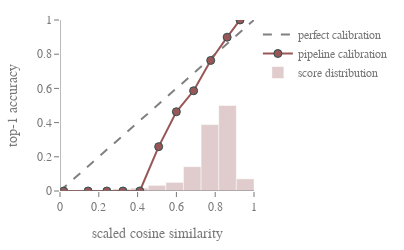
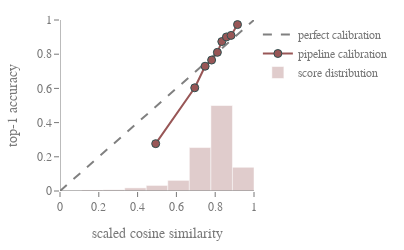

Source (notebook cell) for these figures, in order:
### Code cell
import numpy as np
import pandas as pd
import plotly.graph_objects as go
from sklearn.calibration import calibration_curve


def plot_score_calibration(results_path="all_stats.csv", n_bins=10, top_k=5, strategy="uniform"):
    """
    Creates a calibration plot for best scores showing the relationship between
    predicted similarity scores and actual success rates.

    Args:
        results_path (str): Path to the CSV file with results
        n_bins (int): Number of bins for calibration curve
    """
    # Read and preprocess data
    stats = pd.read_csv(results_path)
    stats = stats[stats["best_score"] != 0]

    # Calculate calibration curve
    # Using Top 5 as the binary outcome and best_score as the prediction
    y_true = stats[f"{top_k}"].astype(bool)
    y_pred = stats["best_score"]
    # scale to 0-1
    y_pred = (y_pred - y_pred.min()) / (y_pred.max() - y_pred.min())
    prob_true, prob_pred = calibration_curve(y_true, y_pred, n_bins=n_bins, strategy=strategy)

    # Create the calibtion plot
    fig = go.Figure()

    # Add perfect calibration line
    fig.add_trace(
        go.Scatter(
            x=[0, 1], y=[0, 1], mode="lines", name="perfect calibration", line={"dash": "dash", "color": "gray"}, showlegend=True
        )
    )

    # Add calibration curve
    fig.add_trace(
        go.Scatter(
            x=prob_pred,
            y=prob_true,
            mode="lines+markers",
            name="pipeline calibration",
            line={"color": "rgb(152, 86, 86)"},
            marker={"size": 8, "color": "rgb(152, 86, 86)", "line": {"width": 1, "color": "DarkSlateGrey"}},
            showlegend=True,
        )
    )
    sizing = 250
    # Update layout
    fig.update_layout(
        font_family="CMU Sans Serif",
        plot_bgcolor="white",
        width=sizing * 1.6180339887,
        height=sizing,
        margin={"l": 0, "r": 0, "t": 0, "b": 0},
        xaxis={
            "title": "scaled cosine similarity",
            "range": [0, 1],
            "tickvals": np.arange(0, 1.1, 0.2),
        },
        yaxis={
            "title": f"top-{top_k} accuracy",
            "range": [0, 1],
            "tickvals": np.arange(0, 1.1, 0.2),
        },
    )
    fig.update_yaxes(
        showgrid=False,
        gridcolor="rgba(173, 216, 230, 0.3)",
        zeroline=False,
        showline=False,
        ticks="outside",
        tickwidth=1,
        tickcolor="rgb(120, 120, 120)",
        ticklen=5,
    )
    fig.update_xaxes(
        showgrid=False,
        gridcolor="rgba(173, 216, 230, 0.3)",
        zeroline=False,
        showline=False,
        ticks="outside",
        tickwidth=1,
        tickcolor="rgb(120, 120, 120)",
        ticklen=5,
    )

    # rotate x-ticks
    # fig.update_xaxes(tickangle=60)
    # Add histogram of predictions as small bars at bottom
    hist, bins = np.histogram(y_pred, bins=n_bins, range=(0, 1))
    hist = hist / hist.max() * 0.5  # Normalize to 10% of plot height

    # compute the accuracy of the calibration
    # accuracy = np.abs(prob_true - prob_pred).mean()
    # add text to the plot
    # fig.add_annotation(
    #     x=0.5,
    #     y=0.1,
    #     text=f"Calibration accuracy: {accuracy:.3f}",
    #     showarrow=False,
    #     font={"size": 12, "color": "black"},
    # )
    fig.update_layout(
        template="plotly_white",
        width=sizing * 1.618,
        height=sizing,
        margin={"l": 40, "r": 20, "t": 20, "b": 40},
        plot_bgcolor="white",
        font={"color": "rgb(120, 120, 120)"},
        bargap=0.15,
        bargroupgap=0.03,
        shapes=[
            # Add x-axis line
            {
                "type": "line",
                "xref": "paper",
                "yref": "y",
                "x0": 0,
                "x1": 1,
                "y0": 0,
                "y1": 0,  # Position below the bottom bar
                "line": {"color": "rgb(120, 120, 120)", "width": 1},
            },
            # Add y-axis line
            {
                "type": "line",
                "xref": "x",
                "yref": "paper",
                "x0": 0,
                "y0": 0,
                "x1": 0,
                "y1": 1,
                "line": {"color": "rgb(120, 120, 120)", "width": 1},
            },
        ],
    )
    fig.add_trace(
        go.Bar(
            x=bins[:-1] + np.diff(bins) / 2,
            y=hist,
            marker_color="rgba(152, 86, 86, 0.3)",
            name="score distribution",
            width=np.diff(bins)[0],
            hoverinfo="skip",
        )
    )
    # change font of all text
    # Save and display
    fig.write_image(f"figures/best_score_calibration_{strategy}.pdf", scale=5)
    fig.show()

    # Print some statistics
    print(f"Number of samples: {len(stats)}")
    print(f"Average prediction: {y_pred.mean():.3f}")
    print(f"Success rate: {y_true.mean():.3f}")


# Usage
plot_score_calibration(top_k=1, strategy="uniform", n_bins=11)
plot_score_calibration(top_k=1, strategy="quantile", n_bins=9)

### Figure 1 — Plotly figure (JSON) as saved in the notebook; plotly's stock layout.template omitted (floating-point values rounded to 4 significant figures)
{"data": [{"line": {"color": "gray", "dash": "dash"}, "mode": "lines", "name": "perfect calibration", "showlegend": true, "type": "scatter", "x": [0, 1], "y": [0, 1]}, {"line": {"color": "rgb(152, 86, 86)"}, "marker": {"color": "rgb(152, 86, 86)", "line": {"color": "DarkSlateGrey", "width": 1}, "size": 8}, "mode": "lines+markers", "name": "pipeline calibration", "showlegend": true, "type": "scatter", "x": [0.01908, 0.1448, 0.2414, 0.3245, 0.4115, 0.5087, 0.5999, 0.6886, 0.7768, 0.8617, 0.9278], "y": [0, 0, 0, 0, 0, 0.2593, 0.4634, 0.5862, 0.7634, 0.8995, 1]}, {"hoverinfo": "skip", "marker": {"color": "rgba(152, 86, 86, 0.3)"}, "name": "score distribution", "type": "bar", "width": 0.09091, "x": [0.04545, 0.1364, 0.2273, 0.3182, 0.4091, 0.5, 0.5909, 0.6818, 0.7727, 0.8636, 0.9545], "y": [0.002451, 0.006127, 0.003676, 0.01225, 0.01716, 0.03309, 0.05025, 0.1422, 0.3885, 0.5, 0.07108]}], "layout": {"bargap": 0.15, "bargroupgap": 0.03, "font": {"color": "rgb(120, 120, 120)", "family": "CMU Sans Serif"}, "height": 250, "margin": {"b": 40, "l": 40, "r": 20, "t": 20}, "plot_bgcolor": "white", "shapes": [{"line": {"color": "rgb(120, 120, 120)", "width": 1}, "type": "line", "x0": 0, "x1": 1, "xref": "paper", "y0": 0, "y1": 0, "yref": "y"}, {"line": {"color": "rgb(120, 120, 120)", "width": 1}, "type": "line", "x0": 0, "x1": 0, "xref": "x", "y0": 0, "y1": 1, "yref": "paper"}], "width": 404.5, "xaxis": {"gridcolor": "rgba(173, 216, 230, 0.3)", "range": [0, 1], "showgrid": false, "showline": false, "tickcolor": "rgb(120, 120, 120)", "ticklen": 5, "ticks": "outside", "tickvals": [0, 0.2, 0.4, 0.6, 0.8, 1], "tickwidth": 1, "title": {"text": "scaled cosine similarity"}, "zeroline": false}, "yaxis": {"gridcolor": "rgba(173, 216, 230, 0.3)", "range": [0, 1], "showgrid": false, "showline": false, "tickcolor": "rgb(120, 120, 120)", "ticklen": 5, "ticks": "outside", "tickvals": [0, 0.2, 0.4, 0.6, 0.8, 1], "tickwidth": 1, "title": {"text": "top-1 accuracy"}, "zeroline": false}}}

### Figure 2 — Plotly figure (JSON) as saved in the notebook; plotly's stock layout.template omitted (floating-point values rounded to 4 significant figures)
{"data": [{"line": {"color": "gray", "dash": "dash"}, "mode": "lines", "name": "perfect calibration", "showlegend": true, "type": "scatter", "x": [0, 1], "y": [0, 1]}, {"line": {"color": "rgb(152, 86, 86)"}, "marker": {"color": "rgb(152, 86, 86)", "line": {"color": "DarkSlateGrey", "width": 1}, "size": 8}, "mode": "lines+markers", "name": "pipeline calibration", "showlegend": true, "type": "scatter", "x": [0.4933, 0.6946, 0.748, 0.7815, 0.8112, 0.8341, 0.8579, 0.8817, 0.9151], "y": [0.2768, 0.6036, 0.7297, 0.7658, 0.8108, 0.8739, 0.9009, 0.9099, 0.9732]}, {"hoverinfo": "skip", "marker": {"color": "rgba(152, 86, 86, 0.3)"}, "name": "score distribution", "type": "bar", "width": 0.1111, "x": [0.05556, 0.1667, 0.2778, 0.3889, 0.5, 0.6111, 0.7222, 0.8333, 0.9444], "y": [0.002041, 0.006122, 0.007143, 0.01837, 0.03265, 0.06224, 0.2541, 0.5, 0.1388]}], "layout": {"bargap": 0.15, "bargroupgap": 0.03, "font": {"color": "rgb(120, 120, 120)", "family": "CMU Sans Serif"}, "height": 250, "margin": {"b": 40, "l": 40, "r": 20, "t": 20}, "plot_bgcolor": "white", "shapes": [{"line": {"color": "rgb(120, 120, 120)", "width": 1}, "type": "line", "x0": 0, "x1": 1, "xref": "paper", "y0": 0, "y1": 0, "yref": "y"}, {"line": {"color": "rgb(120, 120, 120)", "width": 1}, "type": "line", "x0": 0, "x1": 0, "xref": "x", "y0": 0, "y1": 1, "yref": "paper"}], "width": 404.5, "xaxis": {"gridcolor": "rgba(173, 216, 230, 0.3)", "range": [0, 1], "showgrid": false, "showline": false, "tickcolor": "rgb(120, 120, 120)", "ticklen": 5, "ticks": "outside", "tickvals": [0, 0.2, 0.4, 0.6, 0.8, 1], "tickwidth": 1, "title": {"text": "scaled cosine similarity"}, "zeroline": false}, "yaxis": {"gridcolor": "rgba(173, 216, 230, 0.3)", "range": [0, 1], "showgrid": false, "showline": false, "tickcolor": "rgb(120, 120, 120)", "ticklen": 5, "ticks": "outside", "tickvals": [0, 0.2, 0.4, 0.6, 0.8, 1], "tickwidth": 1, "title": {"text": "top-1 accuracy"}, "zeroline": false}}}
